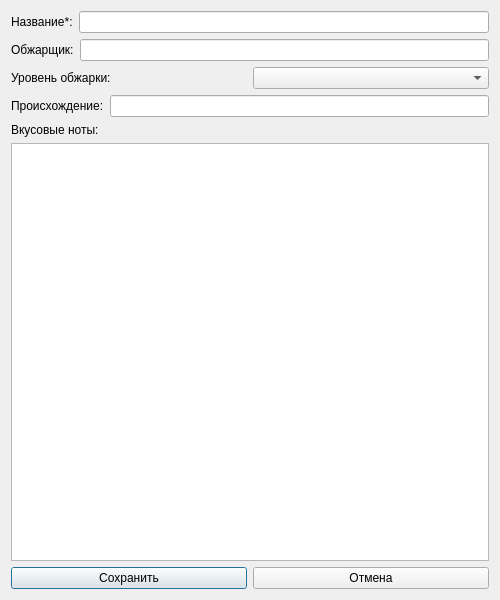
<?xml version="1.0" encoding="UTF-8"?>
<ui version="4.0">
 <class>CoffeeDialog</class>
 <widget class="QDialog" name="CoffeeDialog">
  <property name="geometry">
   <rect>
    <x>0</x>
    <y>0</y>
    <width>500</width>
    <height>600</height>
   </rect>
  </property>
  <property name="windowTitle">
   <string>Добавить кофе</string>
  </property>
  <layout class="QVBoxLayout" name="verticalLayout">
   <item>
    <layout class="QHBoxLayout" name="nameLayout">
     <item>
      <widget class="QLabel" name="nameLabel">
       <property name="text">
        <string>Название*:</string>
       </property>
      </widget>
     </item>
     <item>
      <widget class="QLineEdit" name="nameEdit"/>
     </item>
    </layout>
   </item>
   <item>
    <layout class="QHBoxLayout" name="roasterLayout">
     <item>
      <widget class="QLabel" name="roasterLabel">
       <property name="text">
        <string>Обжарщик:</string>
       </property>
      </widget>
     </item>
     <item>
      <widget class="QLineEdit" name="roasterEdit"/>
     </item>
    </layout>
   </item>
   <item>
    <layout class="QHBoxLayout" name="roastLayout">
     <item>
      <widget class="QLabel" name="roastLabel">
       <property name="text">
        <string>Уровень обжарки:</string>
       </property>
      </widget>
     </item>
     <item>
      <widget class="QComboBox" name="roastCombo"/>
     </item>
    </layout>
   </item>
   <item>
    <layout class="QHBoxLayout" name="originLayout">
     <item>
      <widget class="QLabel" name="originLabel">
       <property name="text">
        <string>Происхождение:</string>
       </property>
      </widget>
     </item>
     <item>
      <widget class="QLineEdit" name="originEdit"/>
     </item>
    </layout>
   </item>
   <item>
    <widget class="QLabel" name="tastingLabel">
     <property name="text">
      <string>Вкусовые ноты:</string>
     </property>
    </widget>
   </item>
   <item>
    <widget class="QTextEdit" name="tastingNotes"/>
   </item>
   <item>
    <layout class="QHBoxLayout" name="buttonLayout">
     <item>
      <widget class="QPushButton" name="saveBtn">
       <property name="text">
        <string>Сохранить</string>
       </property>
      </widget>
     </item>
     <item>
      <widget class="QPushButton" name="cancelBtn">
       <property name="text">
        <string>Отмена</string>
       </property>
      </widget>
     </item>
    </layout>
   </item>
  </layout>
 </widget>
 <resources/>
 <connections/>
</ui>
